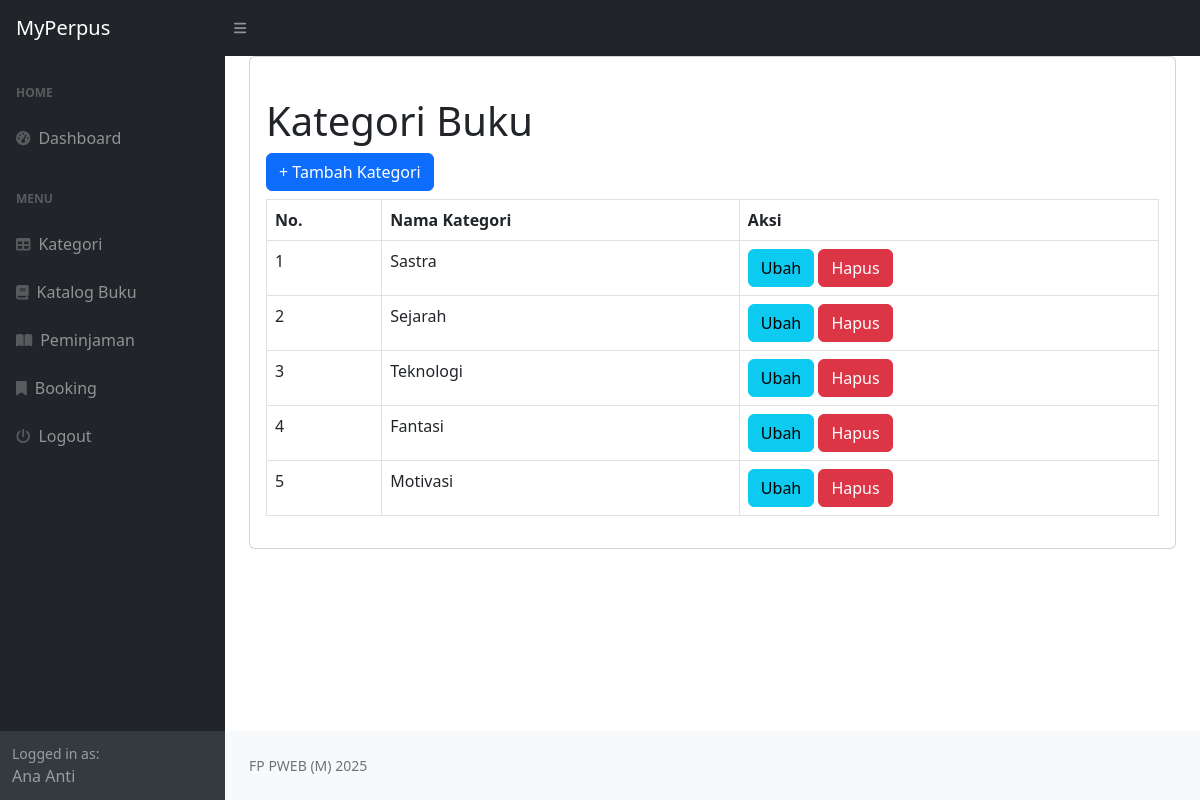
The app's page /index.php?page=kategori (signed in) with its own data.
### tables this page shows
CREATE TABLE `kategori_buku` (
  `id_kategori` int(11) NOT NULL,
  `kategori` varchar(255) DEFAULT NULL
);

### kategori.php (the view, shortened to what this page needs)
<div class="card">
    <div class="card-body">
        <h1 class="mt-4">Kategori Buku</h1>
        <div class="row">
            <div class="col-md-12">
                <a href="?page=kategori_tambah" class="btn btn-primary mb-2">+ Tambah Kategori</a>
                <table class="table table-bordered" id="dataTable" width="100%" cellspacing="0">
                    <tr>
                        <th>No.</th>
                        <th>Nama Kategori</th>
                        <th>Aksi</th>
                    </tr>
                    <?php
                    $i = 1;
                        $query = mysqli_query($koneksi, "SELECT * FROM kategori_buku");
                        while($data = mysqli_fetch_array($query)) {
                            ?>
                            <tr>
                                <td><?php echo $i++; ?></td>
                                <td><?php echo $data['kategori']; ?></td>
                                <td>
                                    <a href="?page=kategori_ubah&&id=<?php echo $data['id_kategori']; ?>" class="btn btn-info">Ubah</a>
                                    <a onclick="return confirm('Apakah anda yakin ingin menghapus kategori?');" href="?page=kategori_hapus&&id=<?php echo $data['id_kategori']; ?>" class="btn btn-danger">Hapus</a>
                                </td>
                            </tr>
                            <?php
                        }
                    ?>
                </table>
            </div>
        </div>
    </div>
</div>

### records on screen
kategori_buku: kategori "Sastra"
kategori_buku: kategori "Sejarah"
kategori_buku: kategori "Teknologi"
kategori_buku: kategori "Fantasi"
kategori_buku: kategori "Motivasi"

### other values on screen
$_SESSION['pengguna']['nama'] "Ana Anti"
